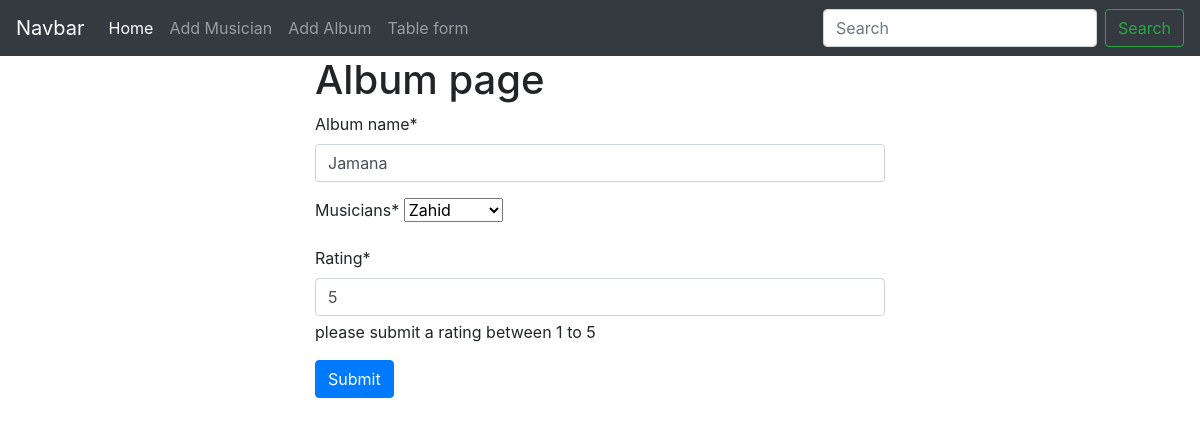
Page /album/edit/3 on the committed database.
### album/models.py (models this page shows, shortened)
class AlbumModel(models.Model):
    Album_name = models.CharField(max_length=100)
    musicians = models.ForeignKey(MusicianModel,on_delete=models.CASCADE)
    Album_release_date = models.DateField(auto_now_add=True)
    rating = models.CharField(max_length=1 , help_text="please submit a rating between 1 to 5")

### album/views.py (the view)
# urls.py: path('edit/<int:id>', views.EditAlbumViews , name = "edit_album"),
def EditAlbumViews(request,id):
    albumid = models.AlbumModel.objects.get(pk=id)
    albumform = forms.AlbunForm(instance=albumid)
    if request.method=='POST':
        albumform = forms.AlbunForm(request.POST,instance=albumid)
        if albumform.is_valid():
            albumform.save()
            return redirect('table_page')
    return render(request,'album.html',{'album_form':albumform})

### album/forms.py
class AlbunForm(forms.ModelForm):
    class Meta:
        model = models.AlbumModel
        fields = '__all__'

### musician/models.py (called while the page is built)
    def __str__(self):
        return self.First_Name

### album/templates/album.html (shortened to what this page needs)
{% extends 'base.html' %}
{% load crispy_forms_tags %}
{% block contant1 %}
<div class="container " style="width: 50%;margin: auto;">
    <h1>Album page</h1>
    <form method = "POST">
        {{album_form|crispy}}
        <button type="submit" class="btn btn-primary">Submit</button>
    </form>
</div>
{% endblock contant1 %}

### rows in the picture
AlbumModel: Album_name "Jamana", musicians "Zahid", rating "5"
